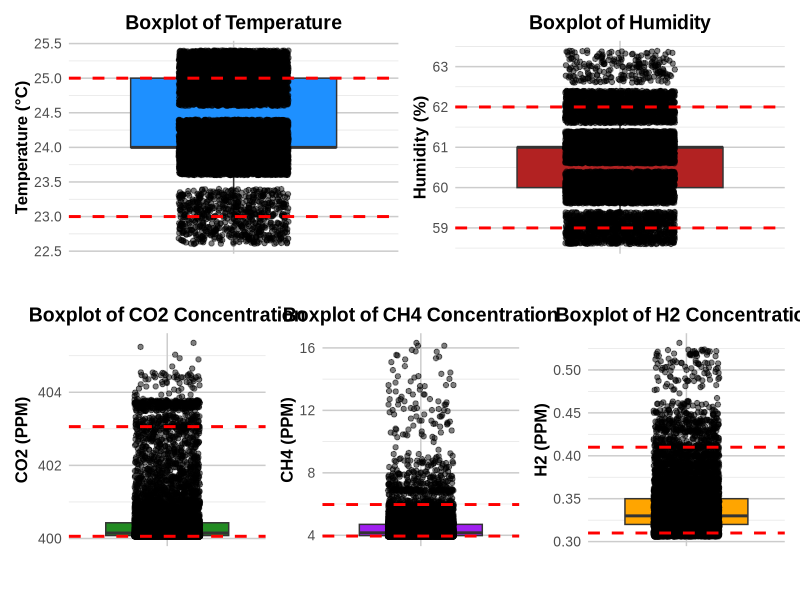

Source code (R):
library(ggplot2)
library(dplyr)
library(patchwork)

# Read the CSV file
day2_data <- read.csv("DAY2.CSV")

# Convert the datetime column to POSIXct
day2_data$datetime <- as.POSIXct(day2_data$datetime, format="%m/%d/%Y %H:%M:%S")

# Calculate summary statistics for the dataset
summary_stats <- day2_data %>%
  summarise(
    Temperature_mean = mean(temperature, na.rm = TRUE),
    Temperature_sd = sd(temperature, na.rm = TRUE),
    Temperature_min = min(temperature, na.rm = TRUE),
    Temperature_max = max(temperature, na.rm = TRUE),
    Humidity_mean = mean(humidity, na.rm = TRUE),
    Humidity_sd = sd(humidity, na.rm = TRUE),
    Humidity_min = min(humidity, na.rm = TRUE),
    Humidity_max = max(humidity, na.rm = TRUE),
    CO2_mean = mean(CO2_PPM, na.rm = TRUE),
    CO2_sd = sd(CO2_PPM, na.rm = TRUE),
    CO2_min = min(CO2_PPM, na.rm = TRUE),
    CO2_max = max(CO2_PPM, na.rm = TRUE),
    CH4_mean = mean(CH4_PPM, na.rm = TRUE),
    CH4_sd = sd(CH4_PPM, na.rm = TRUE),
    CH4_min = min(CH4_PPM, na.rm = TRUE),
    CH4_max = max(CH4_PPM, na.rm = TRUE),
    H2_mean = mean(H2_PPM, na.rm = TRUE),
    H2_sd = sd(H2_PPM, na.rm = TRUE),
    H2_min = min(H2_PPM, na.rm = TRUE),
    H2_max = max(H2_PPM, na.rm = TRUE)
  )

# Print summary statistics
print(summary_stats)

# Create a custom theme for the plots
custom_theme <- theme_minimal() +
  theme(
    text = element_text(family = "Arial", size = 12),
    plot.title = element_text(hjust = 0.5, face = "bold", size = 14),
    axis.title = element_text(face = "bold", size = 12),
    axis.text = element_text(size = 10),
    panel.grid.major = element_line(color = "grey80"),
    panel.grid.minor = element_line(color = "grey90")
  )

# Create box plots for each variable with horizontal lines and jitter points
boxplot_temperature <- ggplot(day2_data, aes(x = "", y = temperature)) +
  geom_boxplot(fill = "dodgerblue", outlier.shape = NA) +
  geom_jitter(color = "black", width = 0.2, alpha = 0.5) +
  labs(title = "Boxplot of Temperature", y = "Temperature (°C)", x = "") +
  custom_theme +
  geom_hline(yintercept = quantile(day2_data$temperature, probs = c(0.05, 0.95)), 
             color = "red", linetype = "dashed", size = 1)

boxplot_humidity <- ggplot(day2_data, aes(x = "", y = humidity)) +
  geom_boxplot(fill = "firebrick", outlier.shape = NA) +
  geom_jitter(color = "black", width = 0.2, alpha = 0.5) +
  labs(title = "Boxplot of Humidity", y = "Humidity (%)", x = "") +
  custom_theme +
  geom_hline(yintercept = quantile(day2_data$humidity, probs = c(0.05, 0.95)), 
             color = "red", linetype = "dashed", size = 1)

boxplot_CO2 <- ggplot(day2_data, aes(x = "", y = CO2_PPM)) +
  geom_boxplot(fill = "forestgreen", outlier.shape = NA) +
  geom_jitter(color = "black", width = 0.2, alpha = 0.5) +
  labs(title = "Boxplot of CO2 Concentration", y = "CO2 (PPM)", x = "") +
  custom_theme +
  geom_hline(yintercept = quantile(day2_data$CO2_PPM, probs = c(0.05, 0.95)), 
             color = "red", linetype = "dashed", size = 1)

boxplot_CH4 <- ggplot(day2_data, aes(x = "", y = CH4_PPM)) +
  geom_boxplot(fill = "purple", outlier.shape = NA) +
  geom_jitter(color = "black", width = 0.2, alpha = 0.5) +
  labs(title = "Boxplot of CH4 Concentration", y = "CH4 (PPM)", x = "") +
  custom_theme +
  geom_hline(yintercept = quantile(day2_data$CH4_PPM, probs = c(0.05, 0.95)), 
             color = "red", linetype = "dashed", size = 1)

boxplot_H2 <- ggplot(day2_data, aes(x = "", y = H2_PPM)) +
  geom_boxplot(fill = "orange", outlier.shape = NA) +
  geom_jitter(color = "black", width = 0.2, alpha = 0.5) +
  labs(title = "Boxplot of H2 Concentration", y = "H2 (PPM)", x = "") +
  custom_theme +
  geom_hline(yintercept = quantile(day2_data$H2_PPM, probs = c(0.05, 0.95)), 
             color = "red", linetype = "dashed", size = 1)

# Combine plots using patchwork
print((boxplot_temperature | boxplot_humidity) /
        (boxplot_CO2 | boxplot_CH4 | boxplot_H2))
